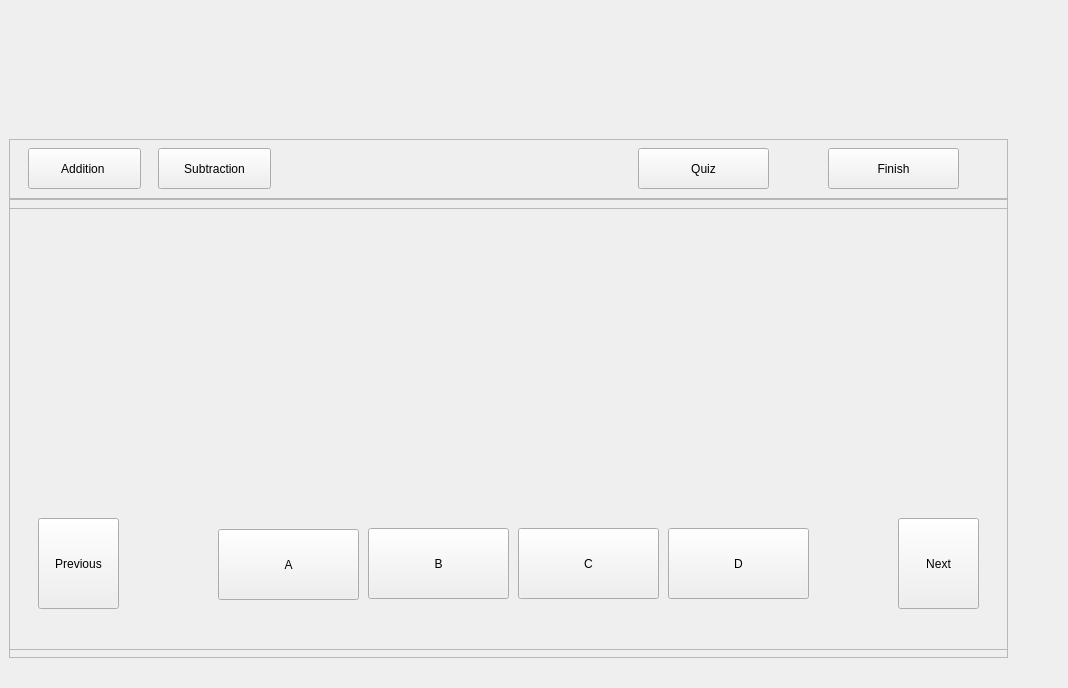
<?xml version="1.0" encoding="UTF-8"?>
<ui version="4.0">
 <class>Form</class>
 <widget class="QWidget" name="Form">
  <property name="geometry">
   <rect>
    <x>0</x>
    <y>0</y>
    <width>1068</width>
    <height>688</height>
   </rect>
  </property>
  <property name="sizePolicy">
   <sizepolicy hsizetype="Maximum" vsizetype="Maximum">
    <horstretch>0</horstretch>
    <verstretch>0</verstretch>
   </sizepolicy>
  </property>
  <property name="windowTitle">
   <string>Form</string>
  </property>
  <widget class="QLabel" name="label_6">
   <property name="geometry">
    <rect>
     <x>10</x>
     <y>10</y>
     <width>1000</width>
     <height>121</height>
    </rect>
   </property>
   <property name="maximumSize">
    <size>
     <width>1000</width>
     <height>16777215</height>
    </size>
   </property>
   <property name="font">
    <font>
     <family>Microsoft JhengHei</family>
     <pointsize>30</pointsize>
    </font>
   </property>
   <property name="text">
    <string/>
   </property>
   <property name="pixmap">
    <pixmap>../../resources/practice_time.png</pixmap>
   </property>
   <property name="scaledContents">
    <bool>true</bool>
   </property>
  </widget>
  <widget class="QFrame" name="frame">
   <property name="geometry">
    <rect>
     <x>9</x>
     <y>139</y>
     <width>999</width>
     <height>519</height>
    </rect>
   </property>
   <property name="frameShape">
    <enum>QFrame::StyledPanel</enum>
   </property>
   <property name="frameShadow">
    <enum>QFrame::Raised</enum>
   </property>
   <widget class="QFrame" name="frame_2">
    <property name="geometry">
     <rect>
      <x>-1</x>
      <y>-1</y>
      <width>1001</width>
      <height>61</height>
     </rect>
    </property>
    <property name="frameShape">
     <enum>QFrame::StyledPanel</enum>
    </property>
    <property name="frameShadow">
     <enum>QFrame::Raised</enum>
    </property>
    <widget class="QPushButton" name="quizBtn">
     <property name="geometry">
      <rect>
       <x>630</x>
       <y>10</y>
       <width>131</width>
       <height>41</height>
      </rect>
     </property>
     <property name="text">
      <string>Quiz</string>
     </property>
    </widget>
    <widget class="QPushButton" name="homeBtn">
     <property name="geometry">
      <rect>
       <x>820</x>
       <y>10</y>
       <width>131</width>
       <height>41</height>
      </rect>
     </property>
     <property name="text">
      <string>Finish</string>
     </property>
    </widget>
    <widget class="QPushButton" name="addBtn">
     <property name="geometry">
      <rect>
       <x>20</x>
       <y>10</y>
       <width>113</width>
       <height>41</height>
      </rect>
     </property>
     <property name="text">
      <string>Addition </string>
     </property>
    </widget>
    <widget class="QPushButton" name="subBtn">
     <property name="geometry">
      <rect>
       <x>150</x>
       <y>10</y>
       <width>113</width>
       <height>41</height>
      </rect>
     </property>
     <property name="text">
      <string>Subtraction</string>
     </property>
    </widget>
   </widget>
   <widget class="QFrame" name="questionFrame">
    <property name="geometry">
     <rect>
      <x>-1</x>
      <y>69</y>
      <width>1001</width>
      <height>451</height>
     </rect>
    </property>
    <property name="frameShape">
     <enum>QFrame::StyledPanel</enum>
    </property>
    <property name="frameShadow">
     <enum>QFrame::Raised</enum>
    </property>
    <widget class="QPushButton" name="opt1">
     <property name="geometry">
      <rect>
       <x>210</x>
       <y>321</y>
       <width>141</width>
       <height>71</height>
      </rect>
     </property>
     <property name="text">
      <string>A</string>
     </property>
     <attribute name="buttonGroup">
      <string notr="true">optBtns</string>
     </attribute>
    </widget>
    <widget class="QPushButton" name="opt2">
     <property name="geometry">
      <rect>
       <x>360</x>
       <y>320</y>
       <width>141</width>
       <height>71</height>
      </rect>
     </property>
     <property name="text">
      <string>B</string>
     </property>
     <attribute name="buttonGroup">
      <string notr="true">optBtns</string>
     </attribute>
    </widget>
    <widget class="QPushButton" name="opt3">
     <property name="geometry">
      <rect>
       <x>510</x>
       <y>320</y>
       <width>141</width>
       <height>71</height>
      </rect>
     </property>
     <property name="text">
      <string>C</string>
     </property>
     <attribute name="buttonGroup">
      <string notr="true">optBtns</string>
     </attribute>
    </widget>
    <widget class="QPushButton" name="opt4">
     <property name="geometry">
      <rect>
       <x>660</x>
       <y>320</y>
       <width>141</width>
       <height>71</height>
      </rect>
     </property>
     <property name="text">
      <string>D</string>
     </property>
     <attribute name="buttonGroup">
      <string notr="true">optBtns</string>
     </attribute>
    </widget>
    <widget class="QLabel" name="questionLabel">
     <property name="geometry">
      <rect>
       <x>30</x>
       <y>30</y>
       <width>931</width>
       <height>221</height>
      </rect>
     </property>
     <property name="text">
      <string/>
     </property>
     <property name="pixmap">
      <pixmap>../../resources/practice/add_2.png</pixmap>
     </property>
     <property name="scaledContents">
      <bool>true</bool>
     </property>
    </widget>
    <widget class="QPushButton" name="nxtBtn">
     <property name="geometry">
      <rect>
       <x>890</x>
       <y>310</y>
       <width>81</width>
       <height>91</height>
      </rect>
     </property>
     <property name="text">
      <string>Next</string>
     </property>
    </widget>
    <widget class="QPushButton" name="prevBtn">
     <property name="geometry">
      <rect>
       <x>30</x>
       <y>310</y>
       <width>81</width>
       <height>91</height>
      </rect>
     </property>
     <property name="text">
      <string>Previous</string>
     </property>
    </widget>
   </widget>
   <widget class="QFrame" name="selectFrame">
    <property name="geometry">
     <rect>
      <x>-1</x>
      <y>60</y>
      <width>1001</width>
      <height>451</height>
     </rect>
    </property>
    <property name="frameShape">
     <enum>QFrame::StyledPanel</enum>
    </property>
    <property name="frameShadow">
     <enum>QFrame::Raised</enum>
    </property>
    <widget class="QLabel" name="label">
     <property name="geometry">
      <rect>
       <x>90</x>
       <y>130</y>
       <width>841</width>
       <height>171</height>
      </rect>
     </property>
     <property name="text">
      <string/>
     </property>
     <property name="pixmap">
      <pixmap>../../resources/practice_time.png</pixmap>
     </property>
     <property name="scaledContents">
      <bool>true</bool>
     </property>
    </widget>
   </widget>
   <zorder>frame_2</zorder>
   <zorder>selectFrame</zorder>
   <zorder>questionFrame</zorder>
  </widget>
 </widget>
 <resources/>
 <connections/>
 <buttongroups>
  <buttongroup name="optBtns"/>
 </buttongroups>
</ui>
